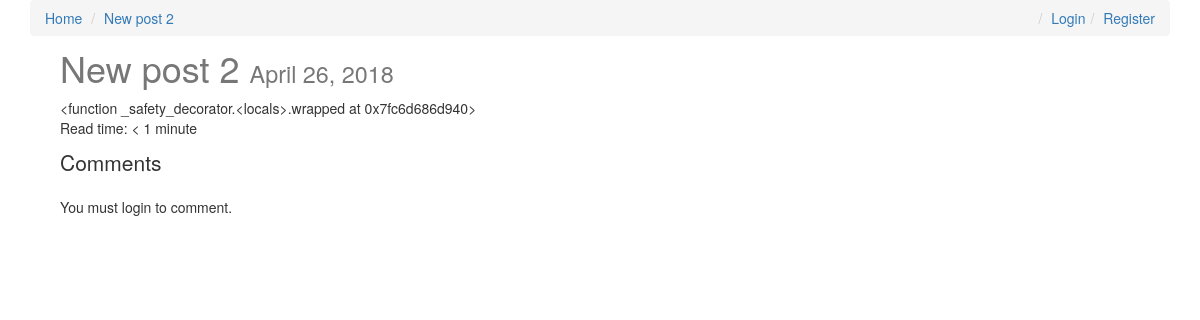
The app's page /new-post-2/, older data.
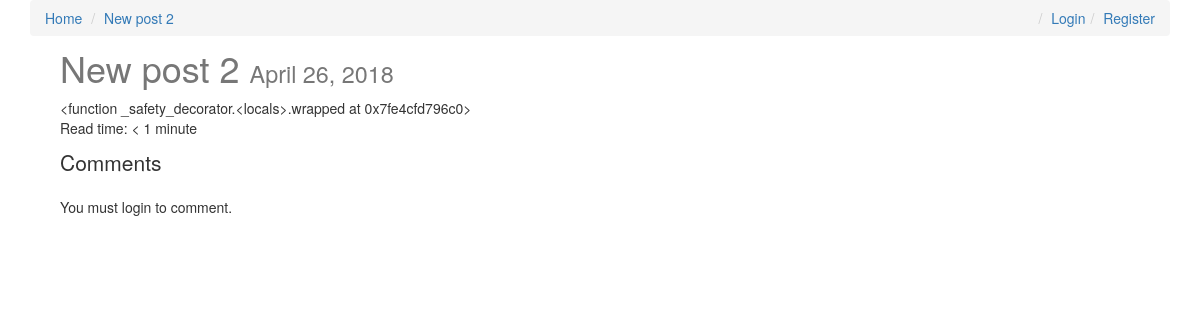
The same page, newer data.
### posts/models.py (models this page shows, shortened)
class Post(models.Model):
    user = models.ForeignKey(settings.AUTH_USER_MODEL, default=1)
    title = models.CharField(max_length=120)
    slug = models.SlugField(unique=True)
    image = models.ImageField(
        null=True,
        blank=True,
        upload_to=upload_location,
        width_field='width_field',
        height_field='height_field',
    )
    height_field = models.IntegerField(default=0)
    width_field = models.IntegerField(default=0)
    content = models.TextField()
    draft = models.BooleanField(default=False)
    publish = models.DateField(auto_now=False, auto_now_add=False)
    read_time = models.IntegerField(default=0)
    updated = models.DateTimeField(auto_now=True, auto_now_add=False)
    timestamp = models.DateTimeField(auto_now=False, auto_now_add=True)
    objects = PostManager()
    def get_absolute_url(self):
        return reverse('posts:detail', kwargs={'slug': self.slug})
    def get_markdown(self):
        content = self.content
        return mark_safe(markdown(content))
    @property
    def comments(self):
        instance = self
        qs = Comment.objects.filter_by_instance(instance)
        return qs
    @property
    def get_content_type(self):
        instance = self
        content_type = ContentType.objects.get_for_model(instance.__class__)
        return content_type
    class Meta:
        ordering = ['-timestamp', '-updated']

### posts/views.py (the view, shortened to what this page needs)
# urls.py: url(r'^(?P<slug>[\w\-]+)/$', post_detail, name='detail'),
def post_detail(request, slug):
    instance = get_object_or_404(Post, slug=slug)
    if instance.draft or instance.publish > timezone.now().date():
        if not request.user.is_staff or not request.user.is_superuser:
            raise Http404
    initial_data = {
        'content_type': instance.get_content_type,
        'object_id': instance.id
    }
    comment_form = CommentForm(request.POST or None, initial=initial_data)
    comments = instance.comments
    context = {
        'title': instance.title,
        'instance': instance,
        'comments': comments,
        'comment_form': comment_form,
    }
    return render(request, 'post_detail.html', context)

### comments/models.py (called while the page is built)
    def filter_by_instance(self, instance):
        content_type = ContentType.objects.get_for_model(instance.__class__)
        obj_id = instance.id
        qs = super(CommentManager, self).filter(
            content_type=content_type,
            object_id=obj_id,
            parent=None,
        )
        return qs

### templates/post_detail.html (shortened to what this page needs)
{% extends "base.html" %}
{% load urlify %}
{% block post_link %}
    <li><a href="{{ instance.get_absolute_url }}">{{ instance.title }}</a></li>
{% endblock post_link %}
{% block content %}
    <div class='col-sm-12'>
        <h1>{{ title }} <small>{% if instance.draft %} <span style="color:red;">Draft</span> {% endif %}{{ instance.publish }}</small>
        </h1>
        <div class='post-detail-item'>{{ instance.get_markdown }}</div>
        <p>Read time: {% if instance.read_time <= 1 %} < 1 minute {% else %} {{ instance.read_time }} minutes {% endif %}</p>
        <p class='lead'>Comments</p>
        {% if request.user.is_authenticated %}
            <form method="POST" action=".">
                {% csrf_token %}
                <div class="form-group">
                    {{ comment_form }}
                </div>
                <input type="submit" class="btn btn-default" value="Post comment">
            </form>
        {% else %}
            <p>You must login to comment.</p>
        {% endif %}
    </div>
{% endblock content %}

Row changes from the older to the newer data that the page shows:
changed Post "New post 2": get_markdown "<function _safety_decorator.<locals>.wrapped at 0x7fc6d686d940>" → "<function _safety_decorator.<locals>.wrapped at 0x7fe4cfd796c0>"
